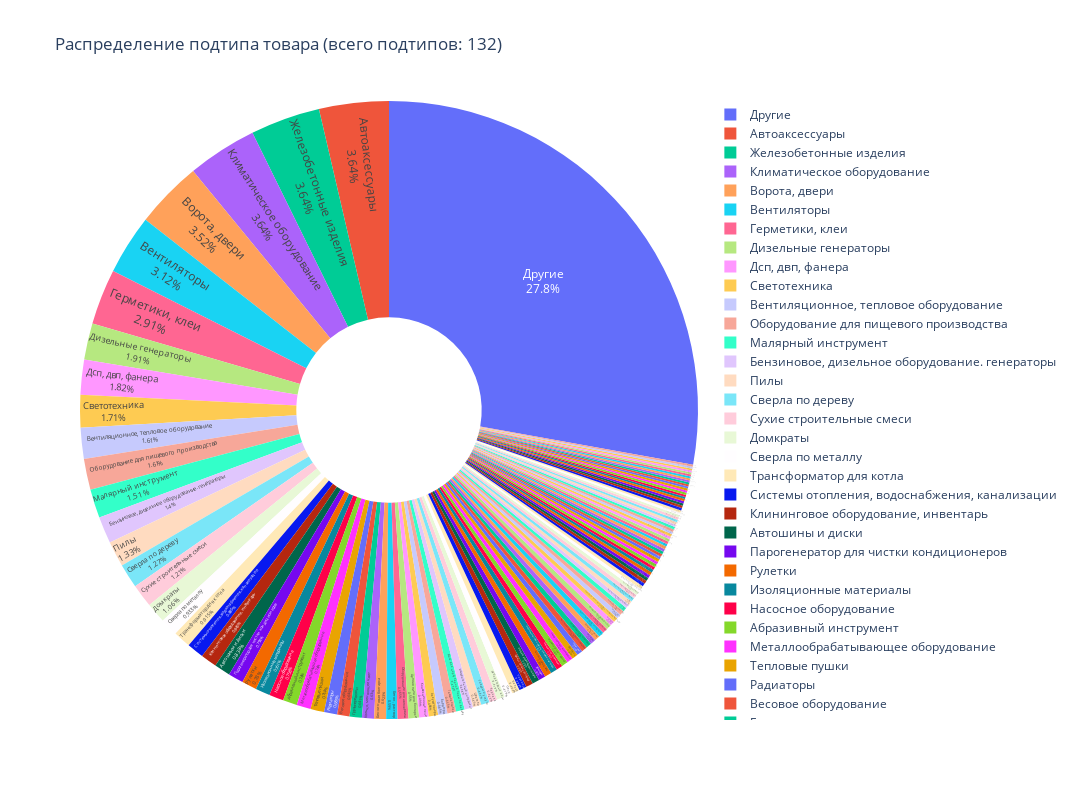

The notebook cell saved with this chart:
### Code cell
# Распределение по подтипам

product_type_counts = df_corpus.type.value_counts(normalize=True) * 100
other_percent = product_type_counts[product_type_counts < 0.1].sum()
product_type_counts = product_type_counts[product_type_counts >= 0.1]
product_type_counts['Другие'] = other_percent

product_type_counts = pd.DataFrame({"Nesting_type_tags": product_type_counts, "Amount": df_corpus.type[df_corpus.type.isin(product_type_counts[:-1].index)].value_counts()})
product_type_counts["Amount"][product_type_counts.index == "Другие"] = len(product_type) - product_type_counts["Amount"].sum()

fig = px.pie(product_type_counts, values=product_type_counts["Nesting_type_tags"].values, names=product_type_counts.index, 
             title=f'Распределение подтипа товара (всего подтипов: {len(product_type_counts)})', hole=0.3, width=1200, height=800,
             custom_data=pd.DataFrame({"Amount": product_type_counts.iloc[:, 1]}))
fig.update_traces(textposition='inside', textinfo='percent+label+text', 
                  hovertemplate='%{label}: %{value:.2f}%<br>Количество примеров: %{customdata}')
fig.show()

### Figure 1 — Plotly figure (JSON) as saved in the notebook; plotly's stock layout.template omitted (floating-point values rounded to 4 significant figures; data arrays with more than 128 entries replaced by an {"elided": "..."} marker saying what was removed)
{"data": [{"customdata": {"elided": "132x1 int values"}, "domain": {"x": [0, 1], "y": [0, 1]}, "hole": 0.3, "hovertemplate": "%{label}: %{value:.2f}%<br>Количество примеров: %{customdata}", "labels": {"elided": "132 str values"}, "legendgroup": "", "name": "", "showlegend": true, "textinfo": "percent+label+text", "textposition": "inside", "type": "pie", "values": {"elided": "132 float values"}}], "layout": {"height": 800, "legend": {"tracegroupgap": 0}, "title": {"text": "Распределение подтипа товара (всего подтипов: 132)"}, "width": 1200}}
